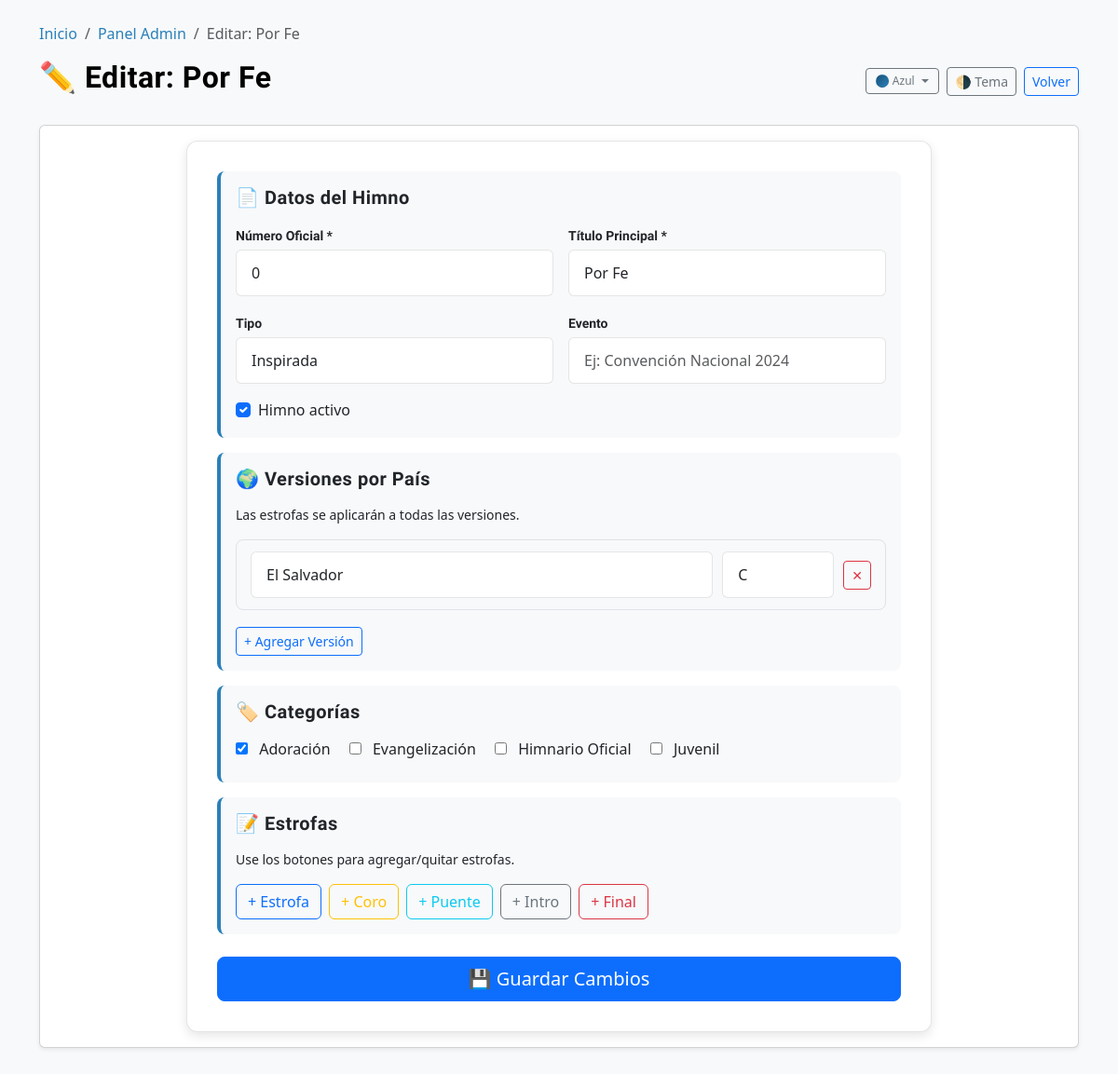
Page /admin/editar.php?id=433 (signed in) on the committed database.
### tables this page shows
CREATE TABLE `himnos` (
  `id` int NOT NULL AUTO_INCREMENT,
  `titulo_principal` varchar(255) NOT NULL,
  `numero_oficial` int DEFAULT NULL,
  `tipo` tinyint(1) NOT NULL DEFAULT '1' COMMENT '1=Oficial, 2=Inspirada, 3=ConvenciÃ³n',
  `evento` varchar(255) DEFAULT NULL COMMENT 'Evento asociado',
  `activo` tinyint(1) NOT NULL DEFAULT '1',
  `fecha_creacion` datetime NOT NULL DEFAULT CURRENT_TIMESTAMP,
  PRIMARY KEY (`id`),
  KEY `idx_himno_numero` (`numero_oficial`),
  KEY `idx_himno_activo` (`activo`)
);

CREATE TABLE `categorias` (
  `id` int NOT NULL AUTO_INCREMENT,
  `nombre` varchar(100) NOT NULL,
  PRIMARY KEY (`id`),
  UNIQUE KEY `nombre` (`nombre`)
);

### admin/editar.php (the view, shortened to what this page needs)
<?php
require_once '../includes/db.php';
require_once '../includes/funciones.php';
$id = isset($_GET['id']) ? (int)$_GET['id'] : 0;
$stmt = $conexion->prepare("SELECT * FROM himnos WHERE id = ? LIMIT 1");
$stmt->bind_param("i", $id);
$stmt->execute();
$himno = $stmt->get_result()->fetch_assoc();
$categorias_del_himno = [];
$stmt_cat = $conexion->prepare("SELECT categoria_id FROM himno_categoria WHERE himno_id = ?");
$stmt_cat->bind_param("i", $id);
$stmt_cat->execute();
$res_cat = $stmt_cat->get_result();
while ($row = $res_cat->fetch_assoc()) {
    $categorias_del_himno[] = (int)$row['categoria_id'];
}
$categorias_list = $conexion->query("SELECT id, nombre FROM categorias ORDER BY nombre ASC");
?>
<!DOCTYPE html>
<html lang="es" data-bs-theme="light">
<head>
    <link href="https://cdn.jsdelivr.net/npm/bootstrap@5.3.0/dist/css/bootstrap.min.css" rel="stylesheet">
    <link rel="stylesheet" href="../css/style.css">
</head>
<body>
<div class="container mt-4 mb-5">
    <?php echo generarBreadcrumbs(['Inicio' => '../index.php', 'Panel Admin' => 'index.php', 'Editar: ' . $himno['titulo_principal'] => null]); ?>
    <div class="d-flex justify-content-between align-items-center mb-4">
        <h2>✏️ Editar: <?php echo sanitizar($himno['titulo_principal']); ?></h2>
        <div class="d-flex gap-2 align-items-center">
            <div class="dropdown d-none d-md-inline-block">
                <button class="btn btn-outline-secondary btn-sm dropdown-toggle d-flex align-items-center gap-1" id="theme-variant-btn" data-bs-toggle="dropdown" aria-expanded="false" style="gap:4px;padding:4px 10px;">
                    <span class="theme-dot" data-theme="blue" style="width:14px;height:14px;border-width:1px;"></span>
                    <span style="font-size:0.75rem;">Azul</span>
                </button>
            </div>
            <button class="btn btn-outline-secondary btn-sm" onclick="Himnario.toggleTheme()">🌗 Tema</button>
            <a href="index.php" class="btn btn-outline-primary btn-sm">Volver</a>
        </div>
    </div>
    <div class="card shadow-sm">
        <div class="card-body">
            <form method="POST" class="admin-form" id="form-himno">
                <div class="form-section">
                    <h5 class="mb-3">📄 Datos del Himno</h5>
                    <div class="form-row">
                        <div>
                            <label class="form-label">Número Oficial *</label>
                            <input type="number" name="numero_oficial" class="form-control" required
                                   value="<?php echo (int)$himno['numero_oficial']; ?>">
                        </div>
                        <div>
                            <label class="form-label">Título Principal *</label>
                            <input type="text" name="titulo_principal" class="form-control" required
                                   value="<?php echo sanitizar($himno['titulo_principal']); ?>">
                        </div>
                    </div>
                    <div class="form-row">
                        <div>
                            <label class="form-label">Tipo</label>
                            <select name="tipo" class="form-select">
                                <option value="2" <?php echo (int)$himno['tipo'] === 2 ? 'selected' : ''; ?>>Inspirada</option>
                            </select>
                        </div>
                        <div>
                            <label class="form-label">Evento</label>
                            <input type="text" name="evento" class="form-control"
                                   value="<?php echo sanitizar($himno['evento'] ?? ''); ?>"
                                   placeholder="Ej: Convención Nacional 2024">
                        </div>
                    </div>
                    <div class="form-check mt-2">
                        <input type="checkbox" name="activo" id="activo" class="form-check-input" value="1"
                               <?php echo (int)$himno['activo'] === 1 ? 'checked' : ''; ?>>
                        <label class="form-check-label" for="activo">Himno activo</label>
                    </div>
                </div>
                <div class="form-section">
                    <h5 class="mb-3">🌍 Versiones por País</h5>
                    <p class="form-help-text">Las estrofas se aplicarán a todas las versiones.</p>
                    <div id="versiones-container">
                    </div>
                    <button type="button" class="btn btn-outline-primary btn-sm mt-2" onclick="agregarVersion()">+ Agregar Versión</button>
                </div>
                <div class="form-section">
                    <h5 class="mb-3">🏷️ Categorías</h5>
                    <div>
                        <?php if ($categorias_list && $categorias_list->num_rows > 0):
                            $categorias_list->data_seek(0);
                            while($cat = $categorias_list->fetch_assoc()): ?>
                                <label class="categoria-label">
                                    <input type="checkbox" name="categorias[]" value="<?php echo (int)$cat['id']; ?>"
                                           class="categoria-checkbox"
                                           <?php echo in_array((int)$cat['id'], $categorias_del_himno) ? 'checked' : ''; ?>>
                                    <?php echo sanitizar($cat['nombre']); ?>
                                </label>
                            <?php endwhile; ?>
                        <?php else: ?>
                            <p class="text-muted small">No hay categorías disponibles.</p>
                        <?php endif; ?>
                    </div>
                </div>
                <div class="form-section">
                    <h5 class="mb-3">📝 Estrofas</h5>
                    <p class="form-help-text">Use los botones para agregar/quitar estrofas.</p>
                    <div class="d-flex gap-2 mt-3">
                        <button type="button" class="btn btn-outline-primary" onclick="agregarEstrofa('Estrofa')">+ Estrofa</button>
                        <button type="button" class="btn btn-outline-warning" onclick="agregarEstrofa('Coro')">+ Coro</button>
                        <button type="button" class="btn btn-outline-info" onclick="agregarEstrofa('Puente')">+ Puente</button>
                        <button type="button" class="btn btn-outline-secondary" onclick="agregarEstrofa('Intro')">+ Intro</button>
                        <button type="button" class="btn btn-outline-danger" onclick="agregarEstrofa('Final')">+ Final</button>
                    </div>
                </div>
                <div class="d-grid mt-4">
                    <button type="submit" class="btn btn-primary btn-lg">💾 Guardar Cambios</button>
                </div>
            </form>
        </div>
    </div>
</div>
</body>
</html>

### admin/editar.php (style rules this page uses)
.categoria-checkbox { margin-right: 8px; }
.categoria-label { display: inline-block; margin-right: 16px; margin-bottom: 8px; }

### rows in the picture
himnos: titulo_principal "Por Fe", numero_oficial "0", tipo "Inspirada", activo "☑"
categorias: id "☑", nombre "Adoración"
categorias: nombre "Evangelización"
categorias: nombre "Himnario Oficial"
categorias: nombre "Juvenil"

### other values in the picture
sanitizar($label) "Inicio"
sanitizar($label) "Panel Admin"
sanitizar($label) "Editar: Por Fe"
